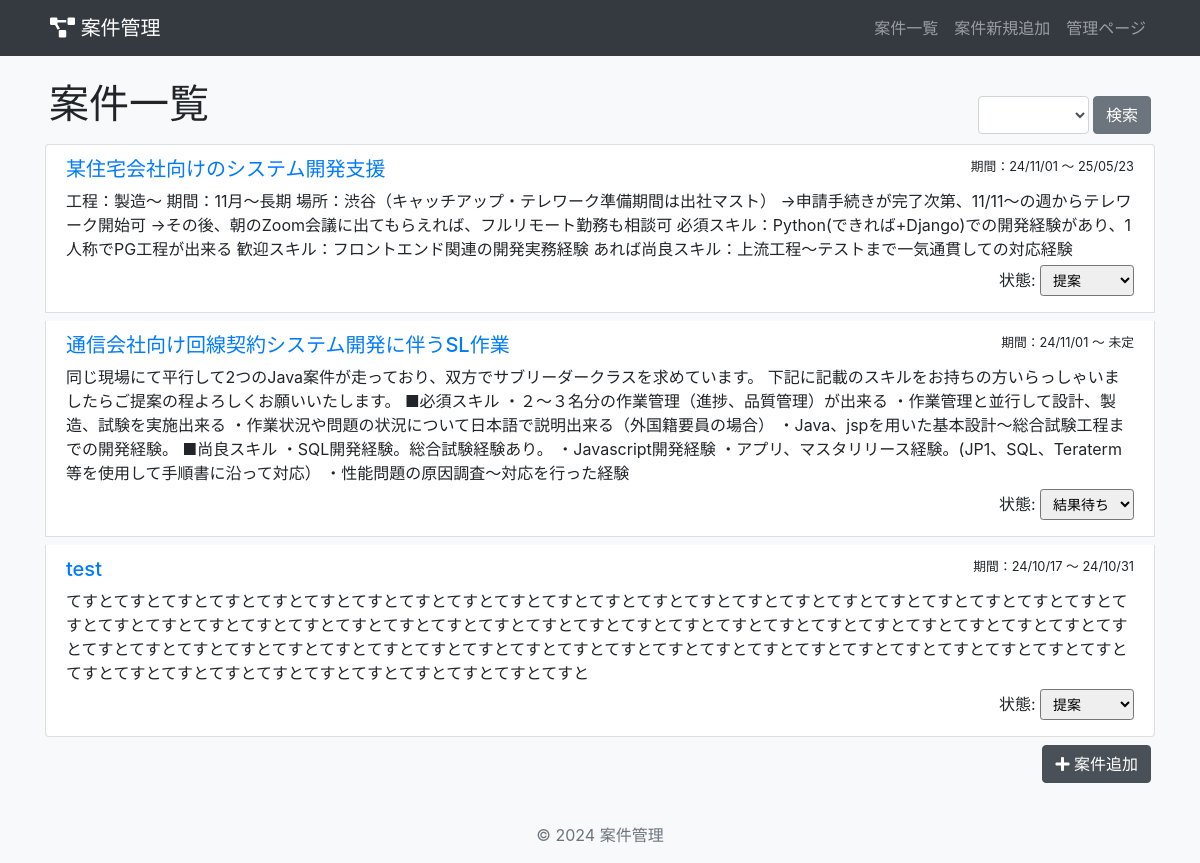
The app's page /project/, older data.
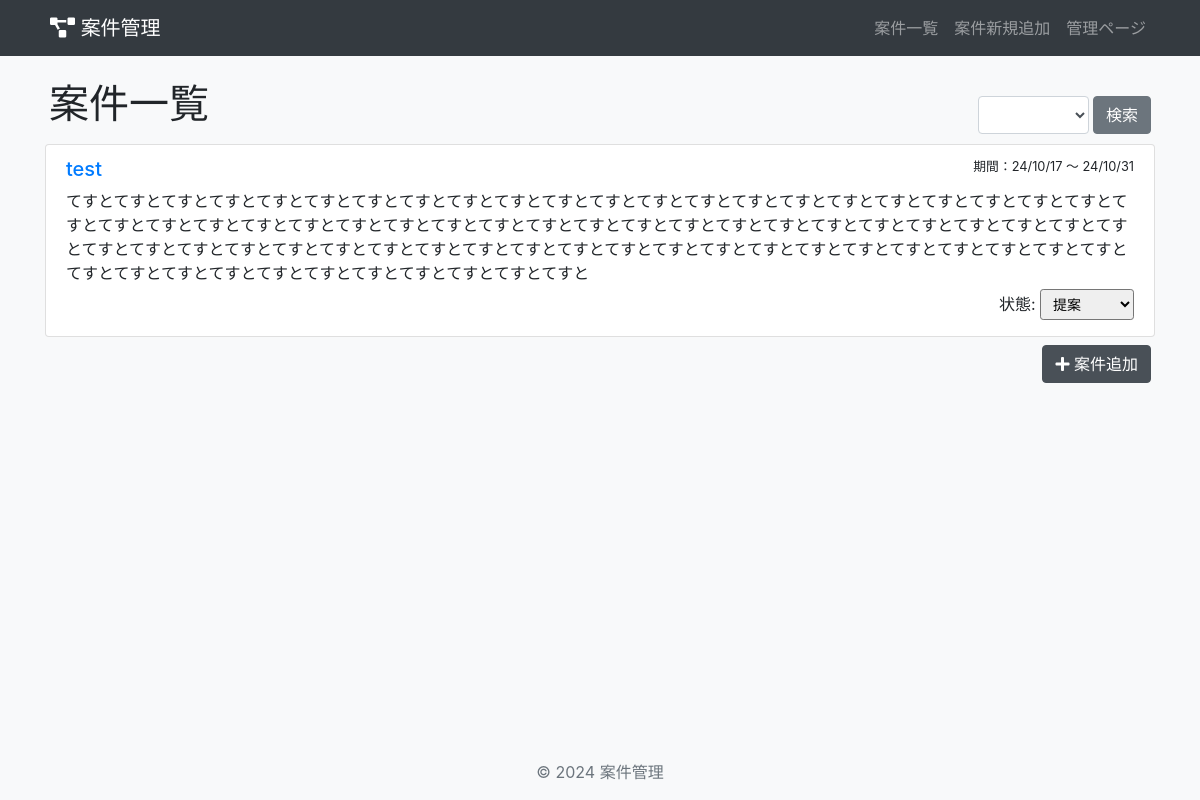
The same page, newer data.
### projects/models.py (models this page shows, shortened)
class Project(models.Model):
    name = models.CharField(max_length=200)  # プロジェクト名
    description = models.TextField()  # プロジェクトの説明
    must_skill = models.CharField(max_length=200, null=True, blank=True)  # 必須スキル（オプション）
    better_skill = models.CharField(max_length=200, null=True, blank=True)  # 尚可スキル（オプション）
    start_date = models.DateField()  # プロジェクト開始日
    end_date = models.DateField(null=True, blank=True)  # プロジェクト終了日（オプション）
    work_time = models.CharField(max_length=200, null=True, blank=True)  # 勤務時間（オプション）
    address = models.CharField(max_length=200, null=True, blank=True)  # 勤務場所
    status = models.CharField(max_length=20, choices=[  # プロジェクトの状態
        ('proposal', '提案'),
        ('ongoing', '進行中'),
        ('interview', '面談'),
        ('waiting', '結果待ち'),
        ('join', '確定'),
    ], default='proposal')
    content_match = models.IntegerField(
        validators=[MinValueValidator(1), MaxValueValidator(5)],
        null=True,
        blank=True,
        verbose_name="業務内容合致度"
    )
    environment_match = models.IntegerField(
        validators=[MinValueValidator(1), MaxValueValidator(5)],
        null=True,
        blank=True,
        verbose_name="就業環境合致度"
    )
    @property
    def status_choices(self):
        return self._meta.get_field('status').choices

### projects/views.py (the view)
# urls.py: path('', views.ProjectListView.as_view(), name='project_list'),
class ProjectListView(ListView):
    model = Project
    template_name = 'projects/project_list.html'
    context_object_name = 'projects'
    def get_queryset(self):
        queryset = super().get_queryset()
        status = self.request.GET.get('status')
        if status:
            queryset = queryset.filter(status=status)
        return queryset
    def get_context_data(self, **kwargs):
        context = super().get_context_data(**kwargs)
        context['status_choices'] = Project._meta.get_field('status').choices
        context['selected_status'] = self.request.GET.get('status', '')
        return context

### projects/templates/projects/project_list.html (shortened to what this page needs)
{% extends 'base.html' %}
{% block content %}
  <div class="row px-1">
    <h1 class="col-6 mb-3">案件一覧</h1>
    <div class="col-6 mt-3">
      <form method="get" class="form-inline justify-content-end">
        <select name="status" class="form-control mr-1">
          <option value=""></option>
          {% for value, label in status_choices %}
            <option value="{{ value }}" {% if value == selected_status %}selected{% endif %}>{{ label }}</option>
          {% endfor %}
        </select>
        <button type="submit" class="btn btn-secondary">検索</button>
      </form>
    </div>
  </div>
  <div class="list-group">
    {% for project in projects %}
      <div class="list-group-item mb-2">
        <div class="d-flex w-100 justify-content-between">
          <h5 class="mb-2">
            <a href="{% url 'project_detail' project.pk %}">{{ project.name }}</a>
          </h5>
          <small>期間：{{ project.start_date|date:"y/m/d" }} ～ {% if project.end_date %}{{ project.end_date|date:"y/m/d" }}{% else %}未定{% endif %}</small>
        </div>
        <p class="mb-1">{{ project.description|truncatewords:20 }}</p>
        <form class="status-form float-right" data-project-id="{{ project.pk }}">
          <label for="status-{{ project.pk }}">状態:</label>
          <select id="status-{{ project.pk }}" name="status" class="form-control-sm">
            {% for value, label in project.status_choices %}
              <option value="{{ value }}" {% if value == project.status %}selected{% endif %}>{{ label }}</option>
            {% endfor %}
          </select>
        </form>
      </div>
    {% empty %}
      <div class="list-group-item">
        <p>案件がありません。</p>
      </div>
    {% endfor %}
  </div>
  <div class="float-right mr-1">
    <a href="{% url 'project_create' %}" class="btn btn-primary">
      <i class="fas fa-plus"></i> 案件追加
    </a>
  </div>
{% endblock %}

### templates/base.html (shortened to what this page needs)
<!DOCTYPE html>
<html lang="ja">
<head>
    <link href="https://stackpath.bootstrapcdn.com/bootstrap/4.5.2/css/bootstrap.min.css" rel="stylesheet">
    <link href="https://cdnjs.cloudflare.com/ajax/libs/font-awesome/5.15.1/css/all.min.css" rel="stylesheet">
</head>
<body>
    <nav class="navbar navbar-expand-lg navbar-dark">
        <div class="container px-3">
            <a class="navbar-brand" href="{% url 'project_list' %}">
                <i class="fas fa-project-diagram pl-1"></i> 案件管理
            </a>
            <div class="collapse navbar-collapse" id="navbarNav">
                <ul class="navbar-nav ml-auto">
                    <li class="nav-item">
                        <a class="nav-link" href="{% url 'project_list' %}">案件一覧</a>
                    </li>
                    <li class="nav-item">
                        <a class="nav-link" href="{% url 'project_create' %}">案件新規追加</a>
                    </li>
                    <li class="nav-item">
                        <a class="nav-link" href="{% url 'admin:index' %}">管理ページ</a>
                    </li>
                </ul>
            </div>
        </div>
    </nav>
    <main class="container mt-4">
        {% block content %}
        {% endblock %}
    </main>
    <footer class="bg-light py-3 mt-4">
        <div class="container text-center">
            <span class="text-muted">&copy; 2024 案件管理</span>
        </div>
    </footer>
</body>
</html>

### templates/base.html (style rules this page uses)
body { display: flex; min-height: 100vh; flex-direction: column; background-color: #f8f9fa; }
main { flex: 1; }
.navbar { background-color: #343a40 !important; }
.btn-primary { background-color: #495057; border-color: #495057; }

Row changes from the older to the newer data that the page shows:
removed Project: name "某住宅会社向けのシステム開発支援", start_date "24/11/01", end_date "25/05/23", description "工程：製造～ 期間：11月～長期 場所：渋谷（キャッチアップ・テレワーク準備期間は出社マスト） →申請手続きが完了次第、11/11～の週からテレワーク開始可 →その後、朝のZoom会議に出てもらえれば、フルリモート勤務も相談可 必須スキル：Python(できれば+Django)での開発経験があり、1人称でPG工程が出来る 歓迎スキル：フロントエンド関連の開発実務経験 あれば尚良スキル：上流工程～テストまで一気通貫しての対応経験", status "提案"
removed Project: name "通信会社向け回線契約システム開発に伴うSL作業", start_date "24/11/01", shows "未定", description "同じ現場にて平行して2つのJava案件が走っており、双方でサブリーダークラスを求めています。 下記に記載のスキルをお持ちの方いらっしゃいましたらご提案の程よろしくお願いいたします。 ■必須スキル ・２～３名分の作業管理（進捗、品質管理）が出来る ・作業管理と並行して設計、製造、試験を実施出来る ・作業状況や問題の状況について日本語で説明出来る（外国籍要員の場合） ・Java、jspを用いた基本設計～総合試験工程までの開発経験。 ■尚良スキル ・SQL開発経験。総合試験経験あり。 ・Javascript開発経験 ・アプリ、マスタリリース経験。(JP1、SQL、Teraterm等を使用して手順書に沿って対応） ・性能問題の原因調査～対応を行った経験", status "結果待ち"
